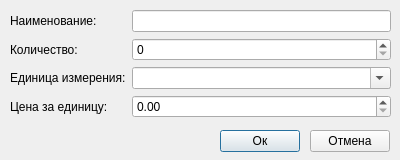
<?xml version="1.0" encoding="UTF-8"?>
<ui version="4.0">
 <class>addGoods</class>
 <widget class="QDialog" name="addGoods">
  <property name="geometry">
   <rect>
    <x>0</x>
    <y>0</y>
    <width>400</width>
    <height>160</height>
   </rect>
  </property>
  <property name="windowTitle">
   <string>Товар</string>
  </property>
  <widget class="QWidget" name="formLayoutWidget">
   <property name="geometry">
    <rect>
     <x>10</x>
     <y>10</y>
     <width>381</width>
     <height>111</height>
    </rect>
   </property>
   <layout class="QFormLayout" name="formLayout">
    <item row="0" column="0">
     <widget class="QLabel" name="label">
      <property name="text">
       <string>Наименование:</string>
      </property>
     </widget>
    </item>
    <item row="1" column="0">
     <widget class="QLabel" name="label_2">
      <property name="text">
       <string>Количество:</string>
      </property>
     </widget>
    </item>
    <item row="2" column="0">
     <widget class="QLabel" name="label_3">
      <property name="text">
       <string>Единица измерения:</string>
      </property>
     </widget>
    </item>
    <item row="3" column="0">
     <widget class="QLabel" name="label_4">
      <property name="text">
       <string>Цена за единицу:</string>
      </property>
     </widget>
    </item>
    <item row="0" column="1">
     <widget class="QLineEdit" name="line_Name"/>
    </item>
    <item row="1" column="1">
     <widget class="QSpinBox" name="spin_Quan"/>
    </item>
    <item row="2" column="1">
     <widget class="QComboBox" name="combo_ye">
      <property name="editable">
       <bool>true</bool>
      </property>
     </widget>
    </item>
    <item row="3" column="1">
     <widget class="QDoubleSpinBox" name="double_Cost"/>
    </item>
   </layout>
  </widget>
  <widget class="QPushButton" name="push_Ok">
   <property name="geometry">
    <rect>
     <x>220</x>
     <y>130</y>
     <width>80</width>
     <height>22</height>
    </rect>
   </property>
   <property name="text">
    <string>Ок</string>
   </property>
  </widget>
  <widget class="QPushButton" name="push_Cancel">
   <property name="geometry">
    <rect>
     <x>310</x>
     <y>130</y>
     <width>80</width>
     <height>22</height>
    </rect>
   </property>
   <property name="text">
    <string>Отмена</string>
   </property>
  </widget>
 </widget>
 <resources/>
 <connections/>
</ui>
